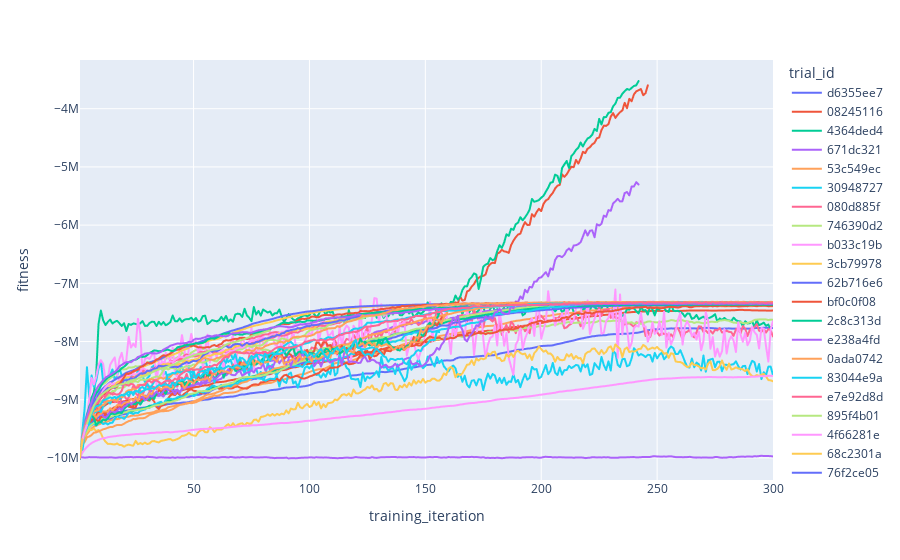

Write notebook code for a chart like this one.
### Code cell
fig = px.line(
    data_frame=pd.concat(analysis.trial_dataframes.values()),
    x="training_iteration",
    y="fitness",
    color="trial_id",
)
fig.show()

### Figure 1 — Plotly figure (JSON) as saved in the notebook; plotly's stock layout.template omitted (floating-point values rounded to 4 significant figures; data arrays with more than 128 entries replaced by an {"elided": "..."} marker saying what was removed)
{"data": [{"hovertemplate": "trial_id=d6355ee7<br>training_iteration=%{x}<br>fitness=%{y}<extra></extra>", "legendgroup": "d6355ee7", "line": {"color": "#636efa", "dash": "solid"}, "marker": {"symbol": "circle"}, "mode": "lines", "name": "d6355ee7", "showlegend": true, "type": "scattergl", "x": {"elided": "300 int values"}, "xaxis": "x", "y": {"elided": "300 float values"}, "yaxis": "y"}, {"hovertemplate": "trial_id=08245116<br>training_iteration=%{x}<br>fitness=%{y}<extra></extra>", "legendgroup": "08245116", "line": {"color": "#EF553B", "dash": "solid"}, "marker": {"symbol": "circle"}, "mode": "lines", "name": "08245116", "showlegend": true, "type": "scattergl", "x": {"elided": "300 int values"}, "xaxis": "x", "y": {"elided": "300 float values"}, "yaxis": "y"}, {"hovertemplate": "trial_id=4364ded4<br>training_iteration=%{x}<br>fitness=%{y}<extra></extra>", "legendgroup": "4364ded4", "line": {"color": "#00cc96", "dash": "solid"}, "marker": {"symbol": "circle"}, "mode": "lines", "name": "4364ded4", "showlegend": true, "type": "scattergl", "x": {"elided": "300 int values"}, "xaxis": "x", "y": {"elided": "300 float values"}, "yaxis": "y"}, {"hovertemplate": "trial_id=671dc321<br>training_iteration=%{x}<br>fitness=%{y}<extra></extra>", "legendgroup": "671dc321", "line": {"color": "#ab63fa", "dash": "solid"}, "marker": {"symbol": "circle"}, "mode": "lines", "name": "671dc321", "showlegend": true, "type": "scattergl", "x": {"elided": "300 int values"}, "xaxis": "x", "y": {"elided": "300 float values"}, "yaxis": "y"}, {"hovertemplate": "trial_id=53c549ec<br>training_iteration=%{x}<br>fitness=%{y}<extra></extra>", "legendgroup": "53c549ec", "line": {"color": "#FFA15A", "dash": "solid"}, "marker": {"symbol": "circle"}, "mode": "lines", "name": "53c549ec", "showlegend": true, "type": "scattergl", "x": {"elided": "300 int values"}, "xaxis": "x", "y": {"elided": "300 float values"}, "yaxis": "y"}, {"hovertemplate": "trial_id=30948727<br>training_iteration=%{x}<br>fitness=%{y}<extra></extra>", "legendgroup": "30948727", "line": {"color": "#19d3f3", "dash": "solid"}, "marker": {"symbol": "circle"}, "mode": "lines", "name": "30948727", "showlegend": true, "type": "scattergl", "x": {"elided": "300 int values"}, "xaxis": "x", "y": {"elided": "300 float values"}, "yaxis": "y"}, {"hovertemplate": "trial_id=080d885f<br>training_iteration=%{x}<br>fitness=%{y}<extra></extra>", "legendgroup": "080d885f", "line": {"color": "#FF6692", "dash": "solid"}, "marker": {"symbol": "circle"}, "mode": "lines", "name": "080d885f", "showlegend": true, "type": "scattergl", "x": {"elided": "300 int values"}, "xaxis": "x", "y": {"elided": "300 float values"}, "yaxis": "y"}, {"hovertemplate": "trial_id=746390d2<br>training_iteration=%{x}<br>fitness=%{y}<extra></extra>", "legendgroup": "746390d2", "line": {"color": "#B6E880", "dash": "solid"}, "marker": {"symbol": "circle"}, "mode": "lines", "name": "746390d2", "showlegend": true, "type": "scattergl", "x": {"elided": "300 int values"}, "xaxis": "x", "y": {"elided": "300 float values"}, "yaxis": "y"}, {"hovertemplate": "trial_id=b033c19b<br>training_iteration=%{x}<br>fitness=%{y}<extra></extra>", "legendgroup": "b033c19b", "line": {"color": "#FF97FF", "dash": "solid"}, "marker": {"symbol": "circle"}, "mode": "lines", "name": "b033c19b", "showlegend": true, "type": "scattergl", "x": {"elided": "300 int values"}, "xaxis": "x", "y": {"elided": "300 float values"}, "yaxis": "y"}, {"hovertemplate": "trial_id=3cb79978<br>training_iteration=%{x}<br>fitness=%{y}<extra></extra>", "legendgroup": "3cb79978", "line": {"color": "#FECB52", "dash": "solid"}, "marker": {"symbol": "circle"}, "mode": "lines", "name": "3cb79978", "showlegend": true, "type": "scattergl", "x": {"elided": "300 int values"}, "xaxis": "x", "y": {"elided": "300 float values"}, "yaxis": "y"}, {"hovertemplate": "trial_id=62b716e6<br>training_iteration=%{x}<br>fitness=%{y}<extra></extra>", "legendgroup": "62b716e6", "line": {"color": "#636efa", "dash": "solid"}, "marker": {"symbol": "circle"}, "mode": "lines", "name": "62b716e6", "showlegend": true, "type": "scattergl", "x": {"elided": "300 int values"}, "xaxis": "x", "y": {"elided": "300 float values"}, "yaxis": "y"}, {"hovertemplate": "trial_id=bf0c0f08<br>training_iteration=%{x}<br>fitness=%{y}<extra></extra>", "legendgroup": "bf0c0f08", "line": {"color": "#EF553B", "dash": "solid"}, "marker": {"symbol": "circle"}, "mode": "lines", "name": "bf0c0f08", "showlegend": true, "type": "scattergl", "x": {"elided": "300 int values"}, "xaxis": "x", "y": {"elided": "300 float values"}, "yaxis": "y"}, {"hovertemplate": "trial_id=2c8c313d<br>training_iteration=%{x}<br>fitness=%{y}<extra></extra>", "legendgroup": "2c8c313d", "line": {"color": "#00cc96", "dash": "solid"}, "marker": {"symbol": "circle"}, "mode": "lines", "name": "2c8c313d", "showlegend": true, "type": "scattergl", "x": {"elided": "300 int values"}, "xaxis": "x", "y": {"elided": "300 float values"}, "yaxis": "y"}, {"hovertemplate": "trial_id=e238a4fd<br>training_iteration=%{x}<br>fitness=%{y}<extra></extra>", "legendgroup": "e238a4fd", "line": {"color": "#ab63fa", "dash": "solid"}, "marker": {"symbol": "circle"}, "mode": "lines", "name": "e238a4fd", "showlegend": true, "type": "scattergl", "x": {"elided": "300 int values"}, "xaxis": "x", "y": {"elided": "300 float values"}, "yaxis": "y"}, {"hovertemplate": "trial_id=0ada0742<br>training_iteration=%{x}<br>fitness=%{y}<extra></extra>", "legendgroup": "0ada0742", "line": {"color": "#FFA15A", "dash": "solid"}, "marker": {"symbol": "circle"}, "mode": "lines", "name": "0ada0742", "showlegend": true, "type": "scattergl", "x": {"elided": "300 int values"}, "xaxis": "x", "y": {"elided": "300 float values"}, "yaxis": "y"}, {"hovertemplate": "trial_id=83044e9a<br>training_iteration=%{x}<br>fitness=%{y}<extra></extra>", "legendgroup": "83044e9a", "line": {"color": "#19d3f3", "dash": "solid"}, "marker": {"symbol": "circle"}, "mode": "lines", "name": "83044e9a", "showlegend": true, "type": "scattergl", "x": {"elided": "300 int values"}, "xaxis": "x", "y": {"elided": "300 float values"}, "yaxis": "y"}, {"hovertemplate": "trial_id=e7e92d8d<br>training_iteration=%{x}<br>fitness=%{y}<extra></extra>", "legendgroup": "e7e92d8d", "line": {"color": "#FF6692", "dash": "solid"}, "marker": {"symbol": "circle"}, "mode": "lines", "name": "e7e92d8d", "showlegend": true, "type": "scattergl", "x": {"elided": "300 int values"}, "xaxis": "x", "y": {"elided": "300 float values"}, "yaxis": "y"}, {"hovertemplate": "trial_id=895f4b01<br>training_iteration=%{x}<br>fitness=%{y}<extra></extra>", "legendgroup": "895f4b01", "line": {"color": "#B6E880", "dash": "solid"}, "marker": {"symbol": "circle"}, "mode": "lines", "name": "895f4b01", "showlegend": true, "type": "scattergl", "x": {"elided": "300 int values"}, "xaxis": "x", "y": {"elided": "300 float values"}, "yaxis": "y"}, {"hovertemplate": "trial_id=4f66281e<br>training_iteration=%{x}<br>fitness=%{y}<extra></extra>", "legendgroup": "4f66281e", "line": {"color": "#FF97FF", "dash": "solid"}, "marker": {"symbol": "circle"}, "mode": "lines", "name": "4f66281e", "showlegend": true, "type": "scattergl", "x": {"elided": "300 int values"}, "xaxis": "x", "y": {"elided": "300 float values"}, "yaxis": "y"}, {"hovertemplate": "trial_id=68c2301a<br>training_iteration=%{x}<br>fitness=%{y}<extra></extra>", "legendgroup": "68c2301a", "line": {"color": "#FECB52", "dash": "solid"}, "marker": {"symbol": "circle"}, "mode": "lines", "name": "68c2301a", "showlegend": true, "type": "scattergl", "x": {"elided": "300 int values"}, "xaxis": "x", "y": {"elided": "300 float values"}, "yaxis": "y"}, {"hovertemplate": "trial_id=76f2ce05<br>training_iteration=%{x}<br>fitness=%{y}<extra></extra>", "legendgroup": "76f2ce05", "line": {"color": "#636efa", "dash": "solid"}, "marker": {"symbol": "circle"}, "mode": "lines", "name": "76f2ce05", "showlegend": true, "type": "scattergl", "x": {"elided": "300 int values"}, "xaxis": "x", "y": {"elided": "300 float values"}, "yaxis": "y"}, {"hovertemplate": "trial_id=9e592d9b<br>training_iteration=%{x}<br>fitness=%{y}<extra></extra>", "legendgroup": "9e592d9b", "line": {"color": "#EF553B", "dash": "solid"}, "marker": {"symbol": "circle"}, "mode": "lines", "name": "9e592d9b", "showlegend": true, "type": "scattergl", "x": {"elided": "246 int values"}, "xaxis": "x", "y": {"elided": "246 float values"}, "yaxis": "y"}, {"hovertemplate": "trial_id=dd531b71<br>training_iteration=%{x}<br>fitness=%{y}<extra></extra>", "legendgroup": "dd531b71", "line": {"color": "#00cc96", "dash": "solid"}, "marker": {"symbol": "circle"}, "mode": "lines", "name": "dd531b71", "showlegend": true, "type": "scattergl", "x": {"elided": "242 int values"}, "xaxis": "x", "y": {"elided": "242 float values"}, "yaxis": "y"}, {"hovertemplate": "trial_id=ed9455e4<br>training_iteration=%{x}<br>fitness=%{y}<extra></extra>", "legendgroup": "ed9455e4", "line": {"color": "#ab63fa", "dash": "solid"}, "marker": {"symbol": "circle"}, "mode": "lines", "name": "ed9455e4", "showlegend": true, "type": "scattergl", "x": {"elided": "242 int values"}, "xaxis": "x", "y": {"elided": "242 float values"}, "yaxis": "y"}, {"hovertemplate": "trial_id=c584cca1<br>training_iteration=%{x}<br>fitness=%{y}<extra></extra>", "legendgroup": "c584cca1", "line": {"color": "#FFA15A", "dash": "solid"}, "marker": {"symbol": "circle"}, "mode": "lines", "name": "c584cca1", "showlegend": true, "type": "scattergl", "x": {"elided": "160 int values"}, "xaxis": "x", "y": {"elided": "160 float values"}, "yaxis": "y"}, {"hovertemplate": "trial_id=20276f3b<br>training_iteration=%{x}<br>fitness=%{y}<extra></extra>", "legendgroup": "20276f3b", "line": {"color": "#19d3f3", "dash": "solid"}, "marker": {"symbol": "circle"}, "mode": "lines", "name": "20276f3b", "showlegend": true, "type": "scattergl", "x": {"elided": "156 int values"}, "xaxis": "x", "y": {"elided": "156 float values"}, "yaxis": "y"}, {"hovertemplate": "trial_id=1ef91201<br>training_iteration=%{x}<br>fitness=%{y}<extra></extra>", "legendgroup": "1ef91201", "line": {"color": "#FF6692", "dash": "solid"}, "marker": {"symbol": "circle"}, "mode": "lines", "name": "1ef91201", "showlegend": true, "type": "scattergl", "x": {"elided": "300 int values"}, "xaxis": "x", "y": {"elided": "300 float values"}, "yaxis": "y"}, {"hovertemplate": "trial_id=74d414e7<br>training_iteration=%{x}<br>fitness=%{y}<extra></extra>", "legendgroup": "74d414e7", "line": {"color": "#B6E880", "dash": "solid"}, "marker": {"symbol": "circle"}, "mode": "lines", "name": "74d414e7", "showlegend": true, "type": "scattergl", "x": {"elided": "300 int values"}, "xaxis": "x", "y": {"elided": "300 float values"}, "yaxis": "y"}, {"hovertemplate": "trial_id=1c766c5e<br>training_iteration=%{x}<br>fitness=%{y}<extra></extra>", "legendgroup": "1c766c5e", "line": {"color": "#FF97FF", "dash": "solid"}, "marker": {"symbol": "circle"}, "mode": "lines", "name": "1c766c5e", "showlegend": true, "type": "scattergl", "x": {"elided": "300 int values"}, "xaxis": "x", "y": {"elided": "300 float values"}, "yaxis": "y"}, {"hovertemplate": "trial_id=fe0b9b9e<br>training_iteration=%{x}<br>fitness=%{y}<extra></extra>", "legendgroup": "fe0b9b9e", "line": {"color": "#FECB52", "dash": "solid"}, "marker": {"symbol": "circle"}, "mode": "lines", "name": "fe0b9b9e", "showlegend": true, "type": "scattergl", "x": {"elided": "300 int values"}, "xaxis": "x", "y": {"elided": "300 float values"}, "yaxis": "y"}, {"hovertemplate": "trial_id=aecafc71<br>training_iteration=%{x}<br>fitness=%{y}<extra></extra>", "legendgroup": "aecafc71", "line": {"color": "#636efa", "dash": "solid"}, "marker": {"symbol": "circle"}, "mode": "lines", "name": "aecafc71", "showlegend": true, "type": "scattergl", "x": {"elided": "300 int values"}, "xaxis": "x", "y": {"elided": "300 float values"}, "yaxis": "y"}, {"hovertemplate": "trial_id=cec1b5ff<br>training_iteration=%{x}<br>fitness=%{y}<extra></extra>", "legendgroup": "cec1b5ff", "line": {"color": "#EF553B", "dash": "solid"}, "marker": {"symbol": "circle"}, "mode": "lines", "name": "cec1b5ff", "showlegend": true, "type": "scattergl", "x": {"elided": "300 int values"}, "xaxis": "x", "y": {"elided": "300 float values"}, "yaxis": "y"}, {"hovertemplate": "trial_id=c25b2696<br>training_iteration=%{x}<br>fitness=%{y}<extra></extra>", "legendgroup": "c25b2696", "line": {"color": "#00cc96", "dash": "solid"}, "marker": {"symbol": "circle"}, "mode": "lines", "name": "c25b2696", "showlegend": true, "type": "scattergl", "x": {"elided": "300 int values"}, "xaxis": "x", "y": {"elided": "300 float values"}, "yaxis": "y"}, {"hovertemplate": "trial_id=4beae465<br>training_iteration=%{x}<br>fitness=%{y}<extra></extra>", "legendgroup": "4beae465", "line": {"color": "#ab63fa", "dash": "solid"}, "marker": {"symbol": "circle"}, "mode": "lines", "name": "4beae465", "showlegend": true, "type": "scattergl", "x": {"elided": "300 int values"}, "xaxis": "x", "y": {"elided": "300 float values"}, "yaxis": "y"}, {"hovertemplate": "trial_id=f8e7ff70<br>training_iteration=%{x}<br>fitness=%{y}<extra></extra>", "legendgroup": "f8e7ff70", "line": {"color": "#FFA15A", "dash": "solid"}, "marker": {"symbol": "circle"}, "mode": "lines", "name": "f8e7ff70", "showlegend": true, "type": "scattergl", "x": {"elided": "300 int values"}, "xaxis": "x", "y": {"elided": "300 float values"}, "yaxis": "y"}, {"hovertemplate": "trial_id=e09df4bd<br>training_iteration=%{x}<br>fitness=%{y}<extra></extra>", "legendgroup": "e09df4bd", "line": {"color": "#19d3f3", "dash": "solid"}, "marker": {"symbol": "circle"}, "mode": "lines", "name": "e09df4bd", "showlegend": true, "type": "scattergl", "x": {"elided": "300 int values"}, "xaxis": "x", "y": {"elided": "300 float values"}, "yaxis": "y"}, {"hovertemplate": "trial_id=fd7f24a3<br>training_iteration=%{x}<br>fitness=%{y}<extra></extra>", "legendgroup": "fd7f24a3", "line": {"color": "#FF6692", "dash": "solid"}, "marker": {"symbol": "circle"}, "mode": "lines", "name": "fd7f24a3", "showlegend": true, "type": "scattergl", "x": {"elided": "300 int values"}, "xaxis": "x", "y": {"elided": "300 float values"}, "yaxis": "y"}, {"hovertemplate": "trial_id=24f94535<br>training_iteration=%{x}<br>fitness=%{y}<extra></extra>", "legendgroup": "24f94535", "line": {"color": "#B6E880", "dash": "solid"}, "marker": {"symbol": "circle"}, "mode": "lines", "name": "24f94535", "showlegend": true, "type": "scattergl", "x": [1, 2, 3, 4, 5, 6, 7, 8, 9, 10, 11, 12, 13, 14, 15, 16, 17, 18, 19, 20, 21, 22, 23, 24, 25, 26, 27, 28, 29, 30, 31, 32, 33, 34, 35, 36, 37, 38, 39, 40, 41, 42, 43, 44, 45, 46, 47, 48, 49, 50, 51, 52, 53, 54, 55, 56, 57, 58, 59, 60, 61, 62, 63, 64, 65, 66, 67, 68, 69, 70, 71, 72, 73, 74, 75, 76, 77, 78, 79, 80, 81, 82, 83], "xaxis": "x", "y": [-9988000.0, -9693000.0, -9523000.0, -9416000.0, -9305000.0, -9206000.0, -9098000.0, -9031000.0, -8970000.0, -8924000.0, -8891000.0, -8858000.0, -8833000.0, -8803000.0, -8787000.0, -8777000.0, -8761000.0, -8742000.0, -8732000.0, -8722000.0, -8704000.0, -8687000.0, -8671000.0, -8659000.0, -8652000.0, -8636000.0, -8618000.0, -8608000.0, -8595000.0, -8576000.0, -8549000.0, -8531000.0, -8513000.0, -8491000.0, -8482000.0, -8463000.0, -8456000.0, -8444000.0, -8428000.0, -8416000.0, -8402000.0, -8387000.0, -8361000.0, -8343000.0, -8331000.0, -8303000.0, -8282000.0, -8269000.0, -8257000.0, -8242000.0, -8227000.0, -8216000.0, -8212000.0, -8204000.0, -8196000.0, -8177000.0, -8156000.0, -8143000.0, -8137000.0, -8134000.0, -8126000.0, -8113000.0, -8080000.0, -8055000.0, -8036000.0, -8026000.0, -8017000.0, -8009000.0, -7996000.0, -7983000.0, -7968000.0, -7957000.0, -7939000.0, -7926000.0, -7908000.0, -7895000.0, -7882000.0, -7874000.0, -7861000.0, -7845000.0, -7832000.0, -7820000.0, -7811000.0], "yaxis": "y"}, {"hovertemplate": "trial_id=8a67ac9a<br>training_iteration=%{x}<br>fitness=%{y}<extra></extra>", "legendgroup": "8a67ac9a", "line": {"color": "#FF97FF", "dash": "solid"}, "marker": {"symbol": "circle"}, "mode": "lines", "name": "8a67ac9a", "showlegend": true, "type": "scattergl", "x": [1, 2, 3, 4], "xaxis": "x", "y": [-9993000.0, -9702000.0, -9553000.0, -9437000.0], "yaxis": "y"}, {"hovertemplate": "trial_id=b214d0fd<br>training_iteration=%{x}<br>fitness=%{y}<extra></extra>", "legendgroup": "b214d0fd", "line": {"color": "#FECB52", "dash": "solid"}, "marker": {"symbol": "circle"}, "mode": "lines", "name": "b214d0fd", "showlegend": true, "type": "scattergl", "x": [1, 2], "xaxis": "x", "y": [-9992000.0, -9679000.0], "yaxis": "y"}], "layout": {"legend": {"title": {"text": "trial_id"}, "tracegroupgap": 0}, "margin": {"t": 60}, "xaxis": {"anchor": "y", "domain": [0, 1], "title": {"text": "training_iteration"}}, "yaxis": {"anchor": "x", "domain": [0, 1], "title": {"text": "fitness"}}}}
